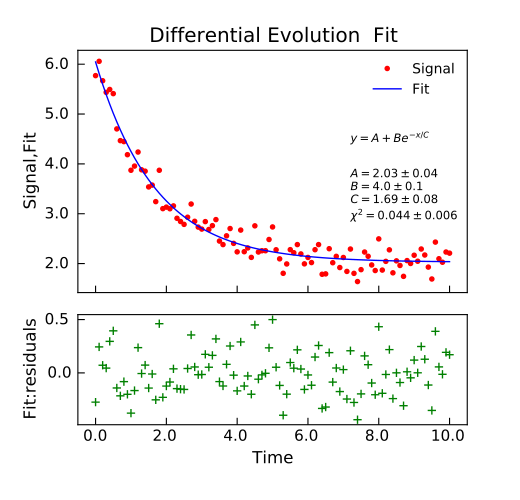

Reproduce this figure in Python.
"""Simple use of lmfit to fit data."""
# pylint: disable=invalid-name
from numpy import linspace, exp, random

from Stoner import Data

# Make some data
x = linspace(0, 10.0, 101)
y = 2 + 4 * exp(-x / 1.7) + random.normal(scale=0.2, size=101)

d = Data(x, y, column_headers=["Time", "Signal"], setas="xy")

d.plot(fmt="ro")  # plot our data

func = lambda x, A, B, C: A + B * exp(-x / C)


# Do the fitting and plot the result
fit = d.differential_evolution(
    func,
    result=True,
    header="Fit",
    A=1,
    B=1,
    C=1,
    prefix="Model",
    residuals=True,
)

# Reset labels
d.labels = []

# Make nice two panel plot layout
ax = d.subplot2grid((3, 1), (2, 0))
d.setas = "x..y"
d.plot(fmt="g+")
d.title = ""

ax = d.subplot2grid((3, 1), (0, 0), rowspan=2)
d.setas = "xyy"
d.plot(fmt=["r.", "b-"])
d.xticklabels = [[]]
d.xlabel = ""

# Annotate plot with fitting parameters
d.annotate_fit(func, prefix="Model", x=0.7, y=0.3, fontdict={"size": "x-small"})
text = r"$y=A+Be^{-x/C}$" + "\n\n"
d.text(7.2, 3.9, text, fontdict={"size": "x-small"})
d.title = u"Differential Evolution  Fit"
